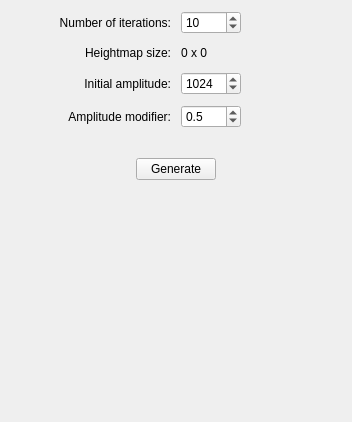
               <widget class="QWidget" name="scrollAreaWidgetContents_2">
                <property name="geometry">
                 <rect>
                  <x>0</x>
                  <y>0</y>
                  <width>352</width>
                  <height>422</height>
                 </rect>
                </property>
                <layout class="QVBoxLayout" name="verticalLayout_12">
                 <item>
                  <layout class="QVBoxLayout" name="verticalLayout_9">
                   <property name="spacing">
                    <number>30</number>
                   </property>
                   <item>
                    <layout class="QGridLayout" name="gridLayout_4" columnstretch="0,0">
                     <property name="spacing">
                      <number>10</number>
                     </property>
                     <item row="0" column="0">
                      <widget class="QLabel" name="label_4">
                       <property name="sizePolicy">
                        <sizepolicy hsizetype="Expanding" vsizetype="Preferred">
                         <horstretch>0</horstretch>
                         <verstretch>0</verstretch>
                        </sizepolicy>
                       </property>
                       <property name="text">
                        <string>Number of iterations:</string>
                       </property>
                       <property name="alignment">
                        <set>Qt::AlignRight|Qt::AlignTrailing|Qt::AlignVCenter</set>
                       </property>
                      </widget>
                     </item>
                     <item row="0" column="1">
                      <widget class="QSpinBox" name="diamondIterationsSpinBox">
                       <property name="sizePolicy">
                        <sizepolicy hsizetype="Expanding" vsizetype="Fixed">
                         <horstretch>0</horstretch>
                         <verstretch>0</verstretch>
                        </sizepolicy>
                       </property>
                       <property name="maximumSize">
                        <size>
                         <width>60</width>
                         <height>16777215</height>
                        </size>
                       </property>
                       <property name="alignment">
                        <set>Qt::AlignLeading|Qt::AlignLeft|Qt::AlignVCenter</set>
                       </property>
                       <property name="keyboardTracking">
                        <bool>false</bool>
                       </property>
                       <property name="minimum">
                        <number>1</number>
                       </property>
                       <property name="maximum">
                        <number>40</number>
                       </property>
                       <property name="value">
                        <number>10</number>
                       </property>
                      </widget>
                     </item>
                     <item row="1" column="1">
                      <widget class="QLabel" name="heightMapSizeLabel">
                       <property name="sizePolicy">
                        <sizepolicy hsizetype="Expanding" vsizetype="Fixed">
                         <horstretch>0</horstretch>
                         <verstretch>0</verstretch>
                        </sizepolicy>
                       </property>
                       <property name="minimumSize">
                        <size>
                         <width>0</width>
                         <height>18</height>
                        </size>
                       </property>
                       <property name="text">
                        <string>0 x 0</string>
                       </property>
                      </widget>
                     </item>
                     <item row="2" column="0">
                      <widget class="QLabel" name="label_7">
                       <property name="sizePolicy">
                        <sizepolicy hsizetype="Expanding" vsizetype="Preferred">
                         <horstretch>0</horstretch>
                         <verstretch>0</verstretch>
                        </sizepolicy>
                       </property>
                       <property name="text">
                        <string>Initial amplitude:</string>
                       </property>
                       <property name="alignment">
                        <set>Qt::AlignRight|Qt::AlignTrailing|Qt::AlignVCenter</set>
                       </property>
                      </widget>
                     </item>
                     <item row="1" column="0">
                      <widget class="QLabel" name="label_8">
                       <property name="sizePolicy">
                        <sizepolicy hsizetype="Expanding" vsizetype="Preferred">
                         <horstretch>0</horstretch>
                         <verstretch>0</verstretch>
                        </sizepolicy>
                       </property>
                       <property name="text">
                        <string>Heightmap size:</string>
                       </property>
                       <property name="alignment">
                        <set>Qt::AlignRight|Qt::AlignTrailing|Qt::AlignVCenter</set>
                       </property>
                      </widget>
                     </item>
                     <item row="3" column="0">
                      <widget class="QLabel" name="label_9">
                       <property name="sizePolicy">
                        <sizepolicy hsizetype="Expanding" vsizetype="Preferred">
                         <horstretch>0</horstretch>
                         <verstretch>0</verstretch>
                        </sizepolicy>
                       </property>
                       <property name="text">
                        <string>Amplitude modifier:</string>
                       </property>
                       <property name="alignment">
                        <set>Qt::AlignRight|Qt::AlignTrailing|Qt::AlignVCenter</set>
                       </property>
                      </widget>
                     </item>
                     <item row="3" column="1">
                      <widget class="QDoubleSpinBox" name="diamondModifierSpinBox">
                       <property name="sizePolicy">
                        <sizepolicy hsizetype="Expanding" vsizetype="Fixed">
                         <horstretch>0</horstretch>
                         <verstretch>0</verstretch>
                        </sizepolicy>
                       </property>
                       <property name="maximumSize">
                        <size>
                         <width>60</width>
                         <height>16777215</height>
                        </size>
                       </property>
                       <property name="decimals">
                        <number>1</number>
                       </property>
                       <property name="maximum">
                        <double>1.000000000000000</double>
                       </property>
                       <property name="singleStep">
                        <double>0.100000000000000</double>
                       </property>
                       <property name="value">
                        <double>0.500000000000000</double>
                       </property>
                      </widget>
                     </item>
                     <item row="2" column="1">
                      <widget class="QSpinBox" name="diamondAmplitudeSpinBox">
                       <property name="sizePolicy">
                        <sizepolicy hsizetype="Expanding" vsizetype="Fixed">
                         <horstretch>0</horstretch>
                         <verstretch>0</verstretch>
                        </sizepolicy>
                       </property>
                       <property name="maximumSize">
                        <size>
                         <width>60</width>
                         <height>16777215</height>
                        </size>
                       </property>
                       <property name="maximum">
                        <number>10000</number>
                       </property>
                       <property name="value">
                        <number>1024</number>
                       </property>
                      </widget>
                     </item>
                    </layout>
                   </item>
                   <item>
                    <layout class="QHBoxLayout" name="horizontalLayout_4">
                     <item>
                      <widget class="QPushButton" name="generateDiamondPushButton">
                       <property name="sizePolicy">
                        <sizepolicy hsizetype="Minimum" vsizetype="Fixed">
                         <horstretch>0</horstretch>
                         <verstretch>0</verstretch>
                        </sizepolicy>
                       </property>
                       <property name="maximumSize">
                        <size>
                         <width>80</width>
                         <height>16777215</height>
                        </size>
                       </property>
                       <property name="text">
                        <string>Generate</string>
                       </property>
                      </widget>
                     </item>
                    </layout>
                   </item>
                  </layout>
                 </item>
                 <item>
                  <spacer name="verticalSpacer_4">
                   <property name="orientation">
                    <enum>Qt::Vertical</enum>
                   </property>
                   <property name="sizeHint" stdset="0">
                    <size>
                     <width>20</width>
                     <height>40</height>
                    </size>
                   </property>
                  </spacer>
                 </item>
                </layout>
               </widget>
